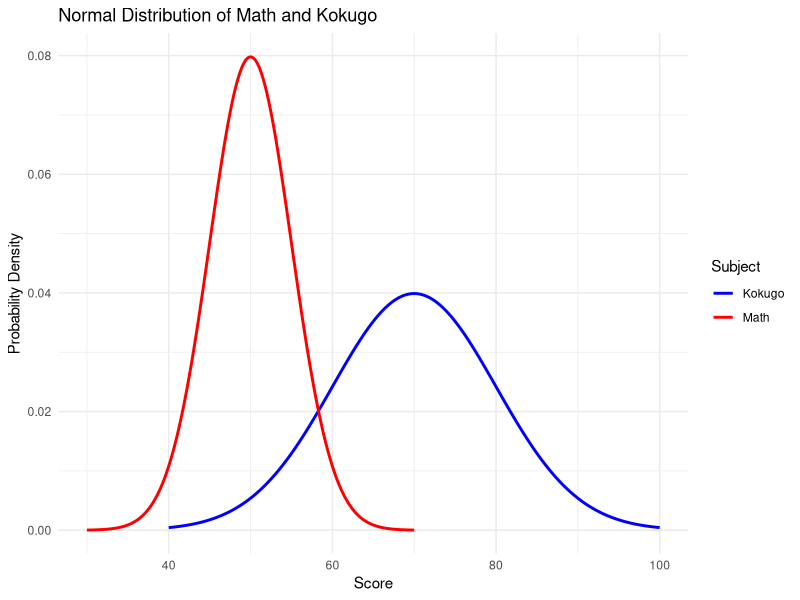

R code for this plot:
# 必要なパッケージを読み込む（初回のみインストール）
if(!require(ggplot2)) install.packages("ggplot2", dependencies = TRUE)
library(ggplot2)

# データの設定
# 国語: 平均70, 標準偏差10
mu_kokugo <- 70
sigma_kokugo <- 10

# 数学: 平均50, 標準偏差5
mu_math <- 50
sigma_math <- 5

# x軸の範囲を設定
x_kokugo <- seq(40, 100, by = 0.1)  # 国語のスコア範囲
x_math <- seq(30, 70, by = 0.1)    # 数学のスコア範囲

# 正規分布の確率密度を計算
y_kokugo <- dnorm(x_kokugo, mean = mu_kokugo, sd = sigma_kokugo)
y_math <- dnorm(x_math, mean = mu_math, sd = sigma_math)

# 国語と数学のデータを結合
data <- data.frame(
  Score = c(x_kokugo, x_math),
  Density = c(y_kokugo, y_math),
  Subject = rep(c("Kokugo", "Math"), c(length(x_kokugo), length(x_math)))
)

# 正規分布をプロット
ggplot(data, aes(x = Score, y = Density, color = Subject)) +
  geom_line(size = 1) +
  labs(title = "Normal Distribution of Math and Kokugo",
       x = "Score",
       y = "Probability Density",
       color = "Subject") +
  theme_minimal() +
  scale_color_manual(values = c("blue", "red"))